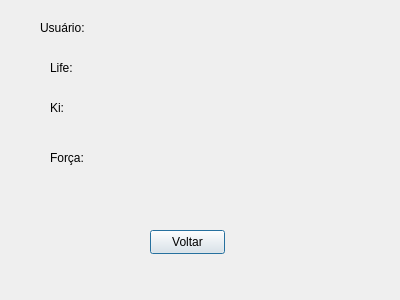
<?xml version="1.0" encoding="UTF-8"?>
<ui version="4.0">
 <class>Dialog</class>
 <widget class="QDialog" name="Dialog">
  <property name="geometry">
   <rect>
    <x>0</x>
    <y>0</y>
    <width>400</width>
    <height>300</height>
   </rect>
  </property>
  <property name="windowTitle">
   <string>Perfil do Usuário</string>
  </property>
  <widget class="QLabel" name="label">
   <property name="geometry">
    <rect>
     <x>40</x>
     <y>20</y>
     <width>100</width>
     <height>16</height>
    </rect>
   </property>
   <property name="text">
    <string>Usuário:</string>
   </property>
  </widget>
  <widget class="QLabel" name="label_username">
   <property name="geometry">
    <rect>
     <x>150</x>
     <y>20</y>
     <width>200</width>
     <height>16</height>
    </rect>
   </property>
   <property name="text">
    <string></string>
   </property>
  </widget>
  <widget class="QLabel" name="label_life">
   <property name="geometry">
    <rect>
     <x>50</x>
     <y>60</y>
     <width>49</width>
     <height>16</height>
    </rect>
   </property>
   <property name="text">
    <string>Life:</string>
   </property>
  </widget>
  <widget class="QLabel" name="label_life_value">
   <property name="geometry">
    <rect>
     <x>150</x>
     <y>60</y>
     <width>100</width>
     <height>16</height>
    </rect>
   </property>
   <property name="text">
    <string></string>
   </property>
  </widget>
  <widget class="QLabel" name="label_ki">
   <property name="geometry">
    <rect>
     <x>50</x>
     <y>100</y>
     <width>49</width>
     <height>16</height>
    </rect>
   </property>
   <property name="text">
    <string>Ki:</string>
   </property>
  </widget>
  <widget class="QLabel" name="label_ki_value">
   <property name="geometry">
    <rect>
     <x>150</x>
     <y>100</y>
     <width>100</width>
     <height>16</height>
    </rect>
   </property>
   <property name="text">
    <string></string>
   </property>
  </widget>
  <widget class="QLabel" name="label_forca">
   <property name="geometry">
    <rect>
     <x>50</x>
     <y>150</y>
     <width>49</width>
     <height>16</height>
    </rect>
   </property>
   <property name="text">
    <string>Força:</string>
   </property>
  </widget>
  <widget class="QLabel" name="label_forca_value">
   <property name="geometry">
    <rect>
     <x>150</x>
     <y>150</y>
     <width>100</width>
     <height>16</height>
    </rect>
   </property>
   <property name="text">
    <string></string>
   </property>
  </widget>
  <widget class="QPushButton" name="pushButton">
   <property name="geometry">
    <rect>
     <x>150</x>
     <y>230</y>
     <width>75</width>
     <height>24</height>
    </rect>
   </property>
   <property name="text">
    <string>Voltar</string>
   </property>
  </widget>
 </widget>
 <resources/>
 <connections/>
</ui>
